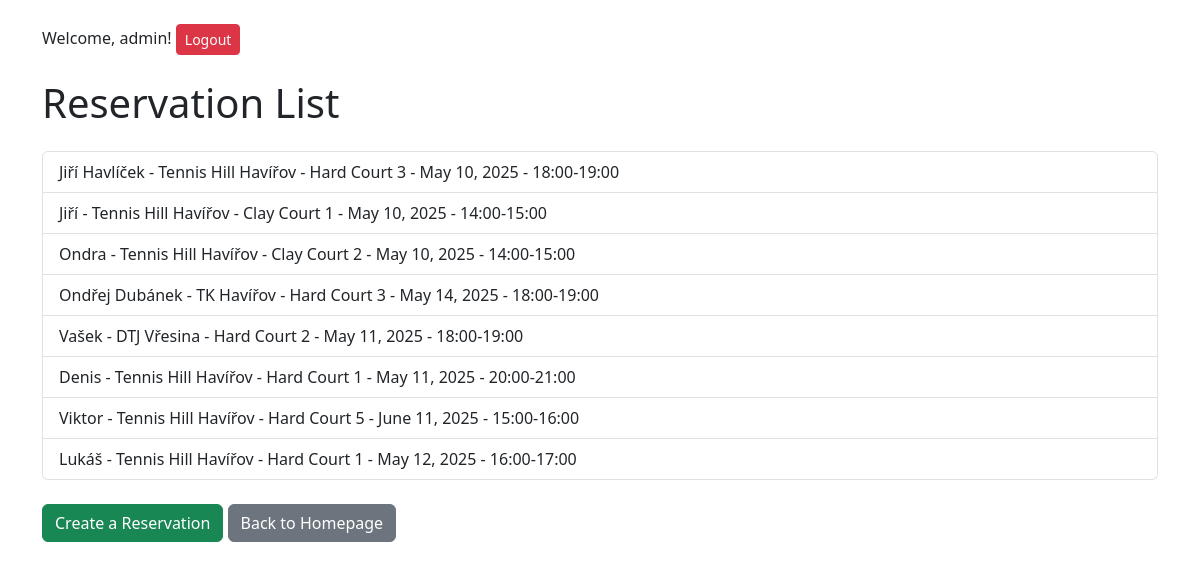
Page /locations/reservations/ (signed in) on the earlier database version.
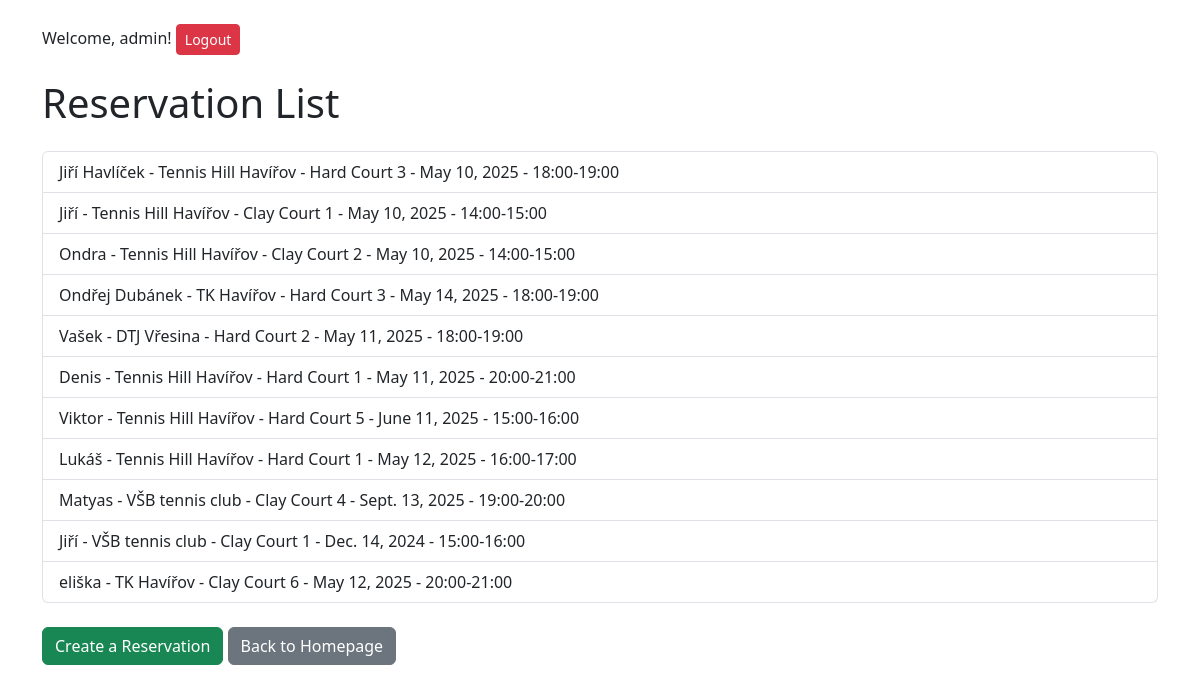
Same page on the later database version.
### rezervace/models.py (models this page shows, shortened)
class Reservation(models.Model):
    TIME_SLOTS = [
        ('14:00-15:00', '14:00-15:00'),
        ('15:00-16:00', '15:00-16:00'),
        ('16:00-17:00', '16:00-17:00'),
        ('17:00-18:00', '17:00-18:00'),
        ('18:00-19:00', '18:00-19:00'),
        ('19:00-20:00', '19:00-20:00'),
        ('20:00-21:00', '20:00-21:00'),
    ]
    location = models.ForeignKey(
        'Location',
        on_delete=models.CASCADE,
        verbose_name="Location",
    )
    court = models.ForeignKey('Court', on_delete=models.CASCADE, related_name='reservations', verbose_name="Court")
    name = models.CharField(max_length=100, verbose_name="Name")
    email = models.EmailField(verbose_name="Email")
    date = models.DateField(verbose_name="Date")
    time_slot = models.CharField(max_length=20, choices=TIME_SLOTS, verbose_name="Time Slot")

class Location(models.Model):
    name = models.CharField(max_length=100, verbose_name="Name")
    address = models.CharField(max_length=255, verbose_name="Address")
    city = models.CharField(max_length=100, verbose_name="City")
    clay_courts = models.IntegerField(default=0, verbose_name="Clay Courts")
    grass_courts = models.IntegerField(default=0, verbose_name="Grass Courts")
    hard_courts = models.IntegerField(default=0, verbose_name="Hard Courts")

class Court(models.Model):
    location = models.ForeignKey(Location, on_delete=models.CASCADE, related_name="courts")  # Propojení na středisko
    name = models.CharField(max_length=100)  # Např. "Clay Court 1"
    surface = models.CharField(max_length=50, choices=[  # Typ povrchu kurtu
        ('Clay', 'Clay'),
        ('Grass', 'Grass'),
        ('Hard', 'Hard')
    ])

### rezervace/views.py (the view)
# urls.py: path('reservations/', views.reservation_list, name='reservation_list'),  # Přidání cesty pro seznam rezervací
@login_required
def reservation_list(request):
    reservations = Reservation.objects.all()  # Načtení všech rezervací
    return render(request, 'rezervace/reservation_list.html', {'reservations': reservations})

### rezervace/templates/rezervace/reservation_list.html (shortened to what this page needs)
{% extends 'rezervace/base.html' %}
{% block content %}
<h1 class="mb-4">Reservation List</h1>
<ul class="list-group">
    {% for reservation in reservations %}
    <li class="list-group-item">
        {{ reservation.name }} - {{ reservation.location.name }} - {{ reservation.court.name }}
        - {{ reservation.date }} - {{ reservation.time_slot }}
    </li>
    {% endfor %}
</ul>
<div class="mt-4">
    <a href="{% url 'select_location_reservation' %}" class="btn btn-success">Create a Reservation</a>
    <a href="{% url 'homepage' %}" class="btn btn-secondary">Back to Homepage</a>
</div>
{% endblock %}

Differences in the rows shown:
added Reservation: name "Matyas", location.name "VŠB tennis club", court.name "Clay Court 4", date "Sept. 13, 2025", time_slot "19:00-20:00"
added Reservation: name "Jiří", location.name "VŠB tennis club", court.name "Clay Court 1", date "Dec. 14, 2024", time_slot "15:00-16:00"
added Reservation: name "eliška", location.name "TK Havířov", court.name "Clay Court 6", date "May 12, 2025", time_slot "20:00-21:00"
